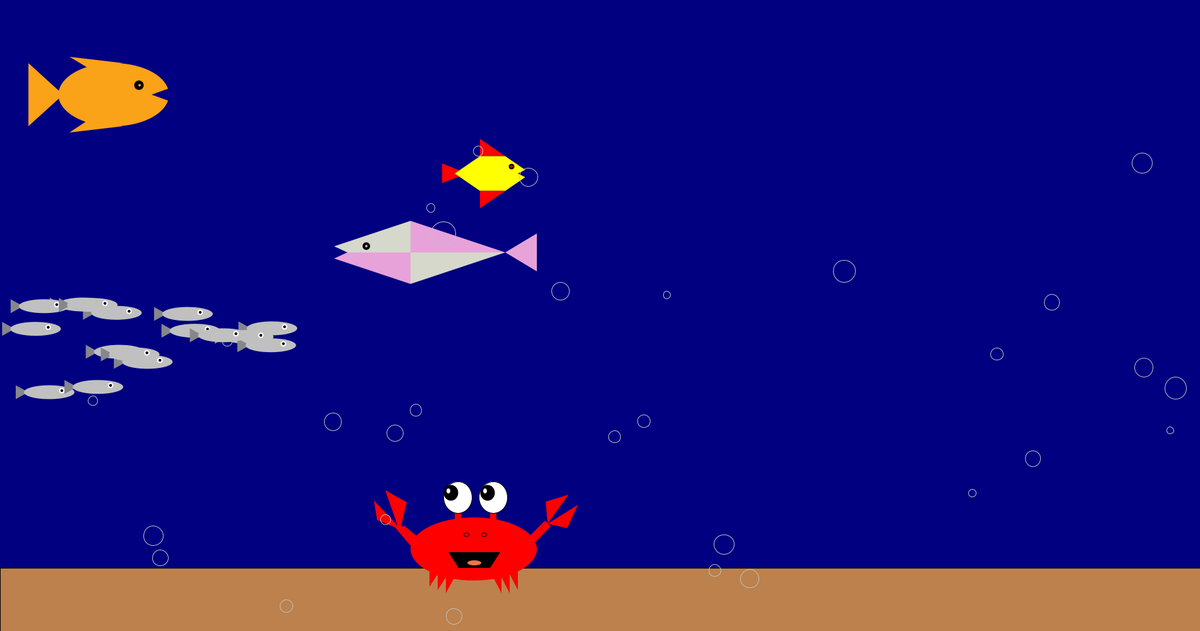
Frame 1 (no input)
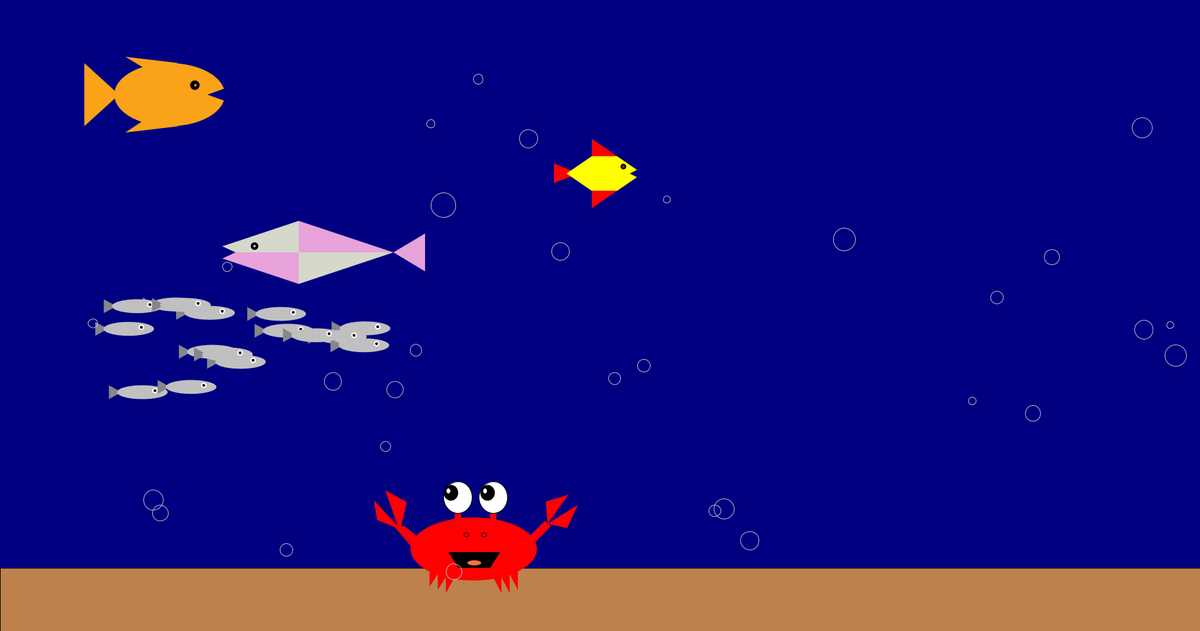
Frame 60 (the mouse pressed at the canvas centre just before this capture)
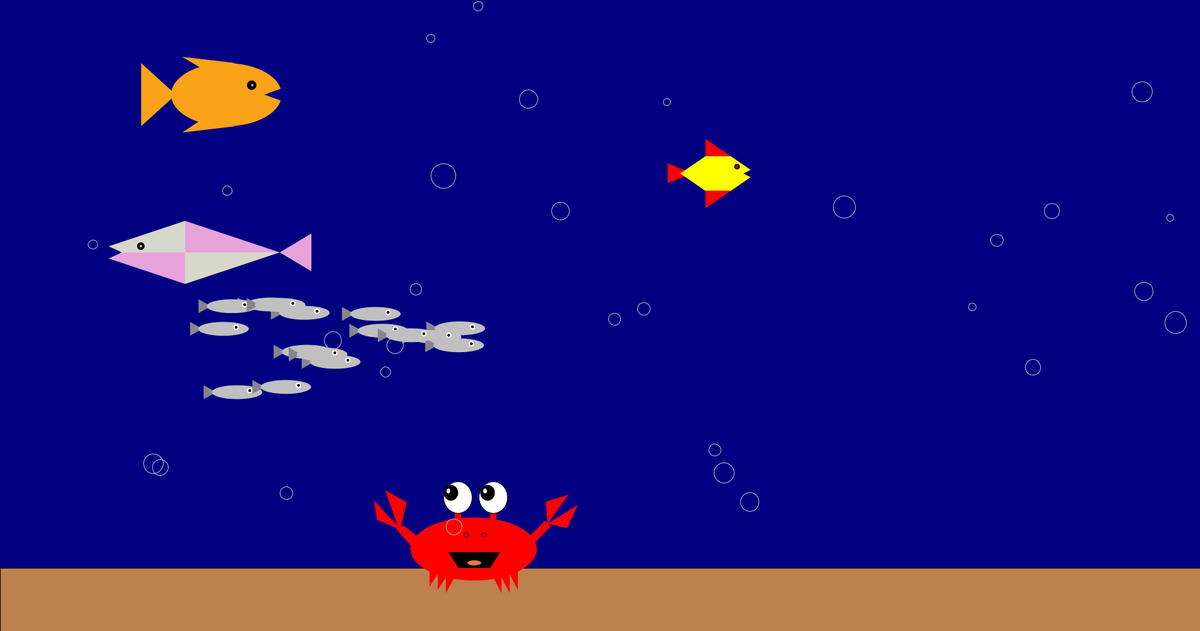
Frame 120 (the mouse held since frame 60 and released just before this capture)

The Processing sketch that drew these frames (run headless with seeded random() and noise(); from frame 60 on, the mouse is pressed at the canvas centre):

// Processing sketch: Q2_1
// ── Q2_1.pde
//Neutral Colors
final color black = color(0, 0, 0);
final color white = color(255, 255, 255);
//Primary Colors
final color red = color(255, 0, 0);
final color green = color(0, 255, 0);
final color blue = color(0, 0, 255);
//Secondary Colors
final color yellow = color(255, 255, 0);
final color magenta = color(255, 0, 255);
final color cyan = color(0, 255, 255);
//OTHERS
final color silver = color(192, 192, 192);
final color purple = color(128, 0, 128);
final color baby_blue = color(0, 255, 255);
final color dark_blue = color(0, 0, 128);
final color clean_orange = color(255, 115, 7);
final color less_orange = color(250, 162, 24);
final color sand = color(188, 129, 76);
final color red_lingua = color(244, 115, 73);
final color pink_john = color(231, 162, 218);
final color grey_john = color(213, 216, 202);
final color sardinha = color(134, 135, 140);

Sardine[] sardinhas = new Sardine[16];
Bolha[] bubbles = new Bolha[30];

void setup() {
  size(1900, 1000);
  for(int i = 0; i<16; i++)
  sardinhas[i] = new Sardine(random(100, 500),random(480, 650),2.5,0);
  for(int i = 0; i<30;i++)
  bubbles[i] = new Bolha(random(50, 950), random(200, 1000), 2,random(10,40));
  for(int i = 0; i<15;i++)
  bubbles[i] = new Bolha(random(950, 1900), random(200, 1000), 2,random(10,40));
  
}
class Peixe {
     float x,y,velocity,cor;
     
     Peixe(float x, float y, float velocity, float cor){
       this.x = x;
       this.y = y;
       this.velocity = velocity;
       this.cor = cor;
     }
     
     void velocity(float tamanho, float fim){
        x += velocity;
        if(x <= -tamanho)
        x = width;
        else if(x >= width + tamanho)
        x = fim;
     }
     void fish_tobias (){
       noStroke();
       fill(less_orange);
       triangle(x-135, y+50, x-135, y-50, x-80, y);
       fill(less_orange);
       ellipse(x, y, 175, 100);
       fill(black);
       ellipse(x+40, y-15, 15, 15);
       fill(less_orange);
       ellipse(x+41, y-15, 4, 4);
       fill(dark_blue);
       triangle(x+60, y, x+87.7, y+10, x+87.7, y-10);
       fill(less_orange);
       triangle(x+15, y-50, x-70, y-60, x-40, y-42);
       fill(less_orange);
       triangle(x+15,y+50,x-70,y+60,x-40,y+40);
       stroke(black);
       fill(sand);
       rect(0, 900, width, 150);
       velocity(222.7, -87.5);
     }
     void caranguejo_debs(){
       noStroke();
       fill(red);
       ellipse(750, 870, 200, 100);
       fill(red);
       triangle(680,905 ,680,930 ,693,910);
       fill(red);
       triangle(693,910,693,935,706,915);
       fill(red);
       triangle(706,915, 706,940, 719, 916);
       fill(red);
       triangle(781,915, 794, 940, 794,915);
       fill(red);
       triangle(794,915, 807, 940, 807, 910);
       fill(red);
       triangle(807,910, 820, 935, 820, 905);
       fill(black);
       rect(726, 875, 50, 25);
       fill(black);
       triangle(726,875,710,875,726,900);
       fill(black);
       triangle(776,875,792,875,776,900);
       fill(red_lingua);
       ellipse(751,892,22,8);
       stroke(black);
       fill(red);
       ellipse(738,847,8,6);
       fill(red);
       ellipse(766,847,8,6);
       noStroke();
       fill(red);
       rect(720,808,10,25);
       fill(red);
       rect(776,808,10,25);
       stroke(black);
       fill(white);
       ellipse(725, 788, 45, 50);       
       fill(white);
       ellipse(781,788,45,50);
       noStroke();
       fill(black);
       ellipse(772, 781, 23, 25);
       fill(black);
       ellipse(714, 781, 23, 25);
       fill(white);
       ellipse(710,778, 6, 8);
       fill(white);
       ellipse(768, 778, 6, 8);
       fill(red);
       triangle(650,865,641,834,670,858);
       fill(red);
       triangle(650,865,624,834,641,834);
       fill(red);
       triangle(848,859,863,825,830,858); 
       fill(red);
       triangle(848,859,872,834,863,825);
       fill(red);
       triangle(633,843,644,796,610,777);
       fill(red);
       triangle(636,840,597,824,592,793);
       fill(red);
       triangle(867,830,864,795,900,784);
       fill(red);
       triangle(867,830, 898,837,915,800);
      }
      void peixe_john(){
       noStroke();
       fill(pink_john);
       triangle(x+300,y, x+350, y+30, x+350, y-30);
       fill(pink_john);
       triangle(x+300, y, x+150, y-50, x+150, y);
       fill(grey_john);
       triangle(x, y, x+150, y, x+150, y-50);
       fill(pink_john);
       triangle(x,y, x+150, y, x+150, y+50);
       fill(grey_john);
       triangle(x+150,y,x+150,y+50,x+300,y);
       fill(dark_blue);
       triangle(x+50, y, x-15, y+30, x-15, y-30);
       fill(black);
       circle(x+80, y-10, 12);
       fill(pink_john);
       circle(x+80, y-10, 4);
       velocity(350, 0);
      }
      void fish_peter (){
        noStroke();
        fill(red);
        triangle(x-150,y-1, x-150, y+30, x-110, y+15);
        fill(yellow);
        triangle(x-130, y+15, x-90, y-12.5, x-90, y+42.5);
        fill(red);
        triangle(x-90, y-12.5, x-90, y-40, x-50, y-12.5);
        fill(yellow);
        rect(x-90, y-12.5, 40, 55);
        fill(red);
        triangle(x-90, y+42.5, x-90, y+70, x-50, y+42.5);
        fill(yellow);
        triangle(x-50, y-12.5, x-10, y+15, x-50, y+42.5);
        fill(dark_blue);
        triangle(x, y, x, y+30, x-30, y+15);   
        fill(black);
        circle(x-40,y+4, 9);
        fill(red);
        circle(x-40, y+4, 4);
        velocity(150, 0);
      }
}
class Sardine {
  float x;
  float y;
  float velocity;
  float cor;
  
  Sardine(float x, float y, float velocity, float cor){
   this.x = x;
   this.y = y;
   this.velocity = velocity;
   this.cor = cor;
  }
  void velocity(float tamanho, float fim){
        x += velocity;
        if(x <= -tamanho)
        x = width;
        else if(x >= width + tamanho)
        x = fim;
  }
  void draw_Sardine(){
    noStroke();
    fill(sardinha);
    triangle(x-103, y-11, x-83, y, x-103, y+11);
    fill(silver);
    ellipse(x-50, y, 80, 22);
    fill(255);
    circle(x-30, y-2.5, 9);
    fill(0);
    circle(x-30, y-2.5, 4.5);
    velocity(103,0);
  }
}

class Bolha {
   float x;
   float y;
   float velocity;
   float raio;
   
   Bolha(float x, float y, float velocity, float raio){
     this.x = x;
     this.y = y;
     this.velocity = velocity;
     this.raio = raio;
   }
   void velocity(float tamanho, float fim){
        y -= 30/raio;
        if(y <= -tamanho)
        y = 1000;
        else if(y >= 1000 + tamanho)
        y = fim;
  }
   void draw_Bolha(){
     noFill();
     stroke(silver);
     circle(x, y, raio); 
     velocity(20, -10);
   }
}

//como o peixe apresenta varias cores a cor aqui pouco importa pq nao entra
Peixe john = new Peixe(500, 400, -3,black); //coordenadas do x e do y com velocity -3 (sentido lado esquerdo)
Peixe tobias = new Peixe(180, 150, 1.5, black);
Peixe peter = new Peixe(850, 260, 3, black);


void draw () {
  background(dark_blue);
  john.peixe_john();
  tobias.fish_tobias();
  peter.fish_peter();
  Peixe insert = new Peixe(0,0,0,0);
  insert.caranguejo_debs();
  for(int i = 0; i <16;i++)
  sardinhas[i].draw_Sardine();
  for(int i = 0;i<30;i++)
  bubbles[i].draw_Bolha();
}
